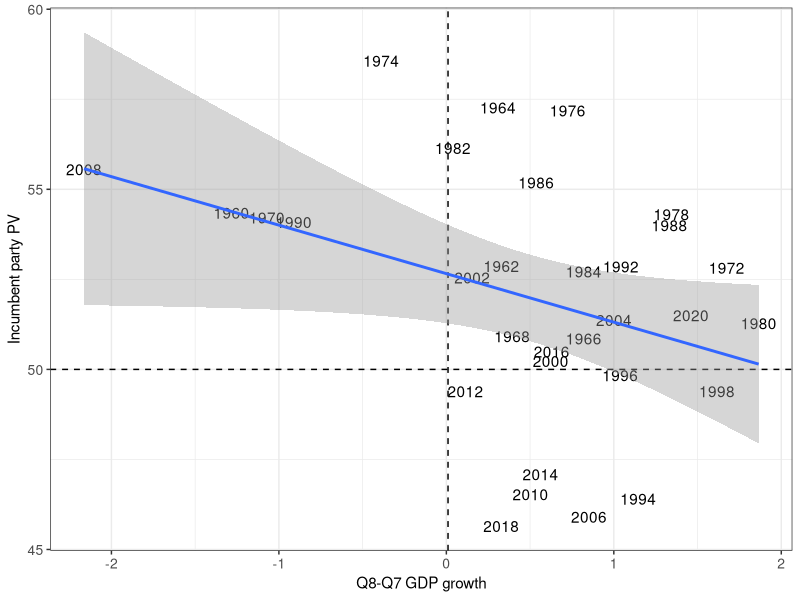
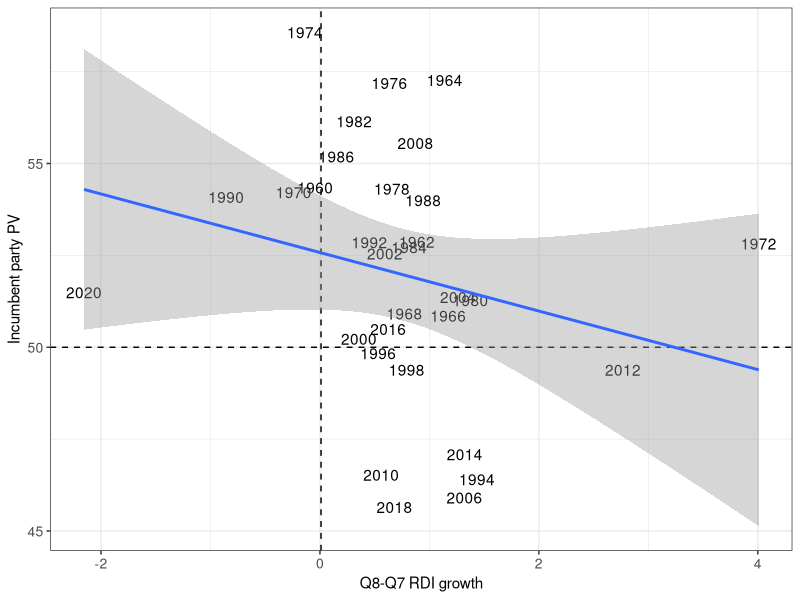

The R script that drew these images, in order:
## ---- chunk 1
library(tidyverse)

# Load electoral and economic data
house_votes <- read_csv("../data/house_popvote_seats.csv")
rdi_quarterly <- read_csv("../data/RDI_quarterly.csv")
gdp_quarterly <- read_csv("../data/GDP_quarterly.csv")

# Merge data for GDP and RDI
ec_join <- left_join(gdp_quarterly, rdi_quarterly, by = c("year", "quarter_yr", "quarter_cycle"))

# Merge economic data and vote data
ec_vote_join <- left_join(ec_join, house_votes, by = "year") %>% 
  drop_na()

ec_vote_cleaned <- ec_vote_join %>% 
  select('year', 'winner_party', 'H_incumbent_party', 
         'H_incumbent_party_majorvote_pct', 
         'quarter_cycle', 'DSPIC_change_pct', 
         'GDP_growth_pct') %>%
  filter(quarter_cycle == 8)

## ---- chunk 2
ec_vote_cleaned %>% ggplot(aes(x = GDP_growth_pct, 
                           y = H_incumbent_party_majorvote_pct, 
                           label = year)) +
  geom_text() +
    geom_hline(yintercept=50, lty=2) +
    geom_vline(xintercept=0.01, lty=2) + # median
    geom_smooth(method="lm", formula = y ~ x) +
    xlab("Q8-Q7 GDP growth") +
    ylab("Incumbent party PV") +
    theme_bw() +
    theme(
      axis.text = element_text(size = 10)
    )

ec_vote_cleaned %>% ggplot(aes(x = DSPIC_change_pct, 
                           y = H_incumbent_party_majorvote_pct, 
                           label = year)) +
  geom_text() +
    geom_hline(yintercept=50, lty=2) +
    geom_vline(xintercept=0.01, lty=2) + # median
    geom_smooth(method="lm", formula = y ~ x) +
    xlab("Q8-Q7 RDI growth") +
    ylab("Incumbent party PV") +
    theme_bw() +
    theme(
      axis.text = element_text(size = 10)
    )

lm_combo <- lm(H_incumbent_party_majorvote_pct ~ GDP_growth_pct + DSPIC_change_pct, data = ec_vote_cleaned)

summary(lm_combo)$coefficients
## ---- chunk 3
lm_gdp <- lm(H_incumbent_party_majorvote_pct ~ GDP_growth_pct, data = ec_vote_cleaned)

lm_rdi <- lm(H_incumbent_party_majorvote_pct ~ DSPIC_change_pct, data = ec_vote_cleaned)

lm_combo <- lm(H_incumbent_party_majorvote_pct ~ GDP_growth_pct + DSPIC_change_pct, data = ec_vote_cleaned) 
summary(lm_gdp)$r.squared
## ---- chunk 4
summary(lm_rdi)$r.squared
## ---- chunk 5
summary(lm_combo)$adj.r.squared
